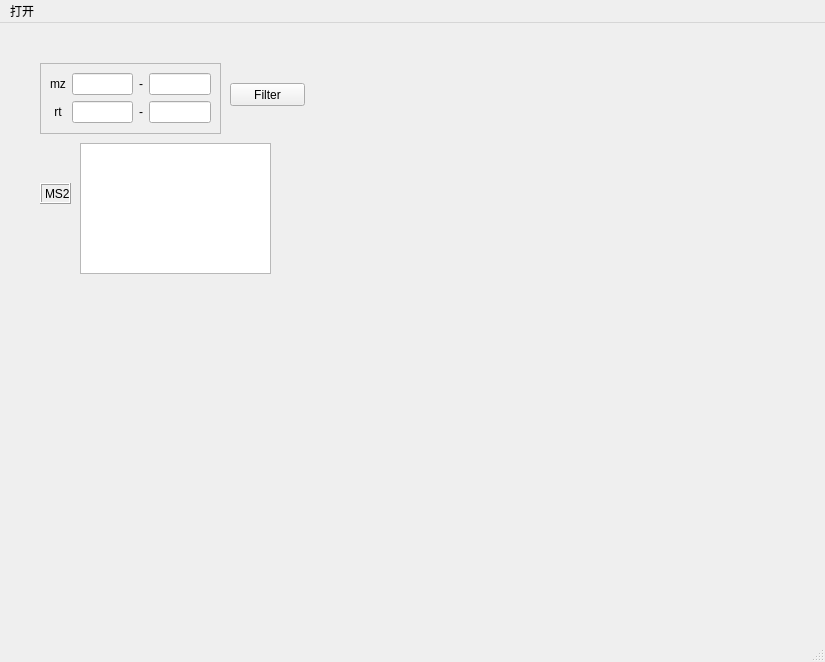
<?xml version="1.0" encoding="UTF-8"?>
<ui version="4.0">
 <class>MainWindow</class>
 <widget class="QMainWindow" name="MainWindow">
  <property name="geometry">
   <rect>
    <x>0</x>
    <y>0</y>
    <width>825</width>
    <height>662</height>
   </rect>
  </property>
  <property name="windowTitle">
   <string>MainWindow</string>
  </property>
  <widget class="QWidget" name="centralwidget">
   <widget class="QWidget" name="widget" native="true">
    <property name="geometry">
     <rect>
      <x>40</x>
      <y>40</y>
      <width>281</width>
      <height>231</height>
     </rect>
    </property>
    <widget class="QLabel" name="label">
     <property name="geometry">
      <rect>
       <x>0</x>
       <y>120</y>
       <width>31</width>
       <height>21</height>
      </rect>
     </property>
     <property name="frameShape">
      <enum>QFrame::Box</enum>
     </property>
     <property name="frameShadow">
      <enum>QFrame::Raised</enum>
     </property>
     <property name="text">
      <string>MS2</string>
     </property>
    </widget>
    <widget class="QListView" name="MS2ListView">
     <property name="geometry">
      <rect>
       <x>40</x>
       <y>80</y>
       <width>191</width>
       <height>131</height>
      </rect>
     </property>
    </widget>
    <widget class="QPushButton" name="btnFilter">
     <property name="geometry">
      <rect>
       <x>190</x>
       <y>20</y>
       <width>75</width>
       <height>23</height>
      </rect>
     </property>
     <property name="text">
      <string>Filter</string>
     </property>
    </widget>
    <widget class="QFrame" name="frame">
     <property name="geometry">
      <rect>
       <x>0</x>
       <y>0</y>
       <width>181</width>
       <height>71</height>
      </rect>
     </property>
     <property name="frameShape">
      <enum>QFrame::StyledPanel</enum>
     </property>
     <property name="frameShadow">
      <enum>QFrame::Sunken</enum>
     </property>
     <layout class="QGridLayout" name="gridLayout">
      <item row="0" column="0">
       <layout class="QGridLayout" name="gridLayout_4">
        <item row="1" column="3">
         <widget class="QLineEdit" name="maxRt"/>
        </item>
        <item row="0" column="2">
         <widget class="QLabel" name="label_6">
          <property name="text">
           <string>-</string>
          </property>
         </widget>
        </item>
        <item row="1" column="2">
         <widget class="QLabel" name="label_7">
          <property name="text">
           <string>-</string>
          </property>
         </widget>
        </item>
        <item row="0" column="0">
         <widget class="QLabel" name="label_8">
          <property name="layoutDirection">
           <enum>Qt::LeftToRight</enum>
          </property>
          <property name="frameShape">
           <enum>QFrame::NoFrame</enum>
          </property>
          <property name="frameShadow">
           <enum>QFrame::Sunken</enum>
          </property>
          <property name="text">
           <string>mz</string>
          </property>
          <property name="alignment">
           <set>Qt::AlignCenter</set>
          </property>
         </widget>
        </item>
        <item row="0" column="3">
         <widget class="QLineEdit" name="maxMz"/>
        </item>
        <item row="1" column="0">
         <widget class="QLabel" name="label_9">
          <property name="frameShape">
           <enum>QFrame::NoFrame</enum>
          </property>
          <property name="frameShadow">
           <enum>QFrame::Sunken</enum>
          </property>
          <property name="text">
           <string>rt</string>
          </property>
          <property name="alignment">
           <set>Qt::AlignCenter</set>
          </property>
         </widget>
        </item>
        <item row="1" column="1">
         <widget class="QLineEdit" name="minRt"/>
        </item>
        <item row="0" column="1">
         <widget class="QLineEdit" name="minMz"/>
        </item>
       </layout>
      </item>
     </layout>
    </widget>
   </widget>
  </widget>
  <widget class="QMenuBar" name="menubar">
   <property name="geometry">
    <rect>
     <x>0</x>
     <y>0</y>
     <width>825</width>
     <height>22</height>
    </rect>
   </property>
   <widget class="QMenu" name="menu">
    <property name="title">
     <string>打开</string>
    </property>
    <addaction name="openFile"/>
   </widget>
   <addaction name="menu"/>
  </widget>
  <widget class="QStatusBar" name="statusbar"/>
  <action name="openFile">
   <property name="text">
    <string>打开*.mgf文件</string>
   </property>
  </action>
 </widget>
 <resources/>
 <connections/>
</ui>
